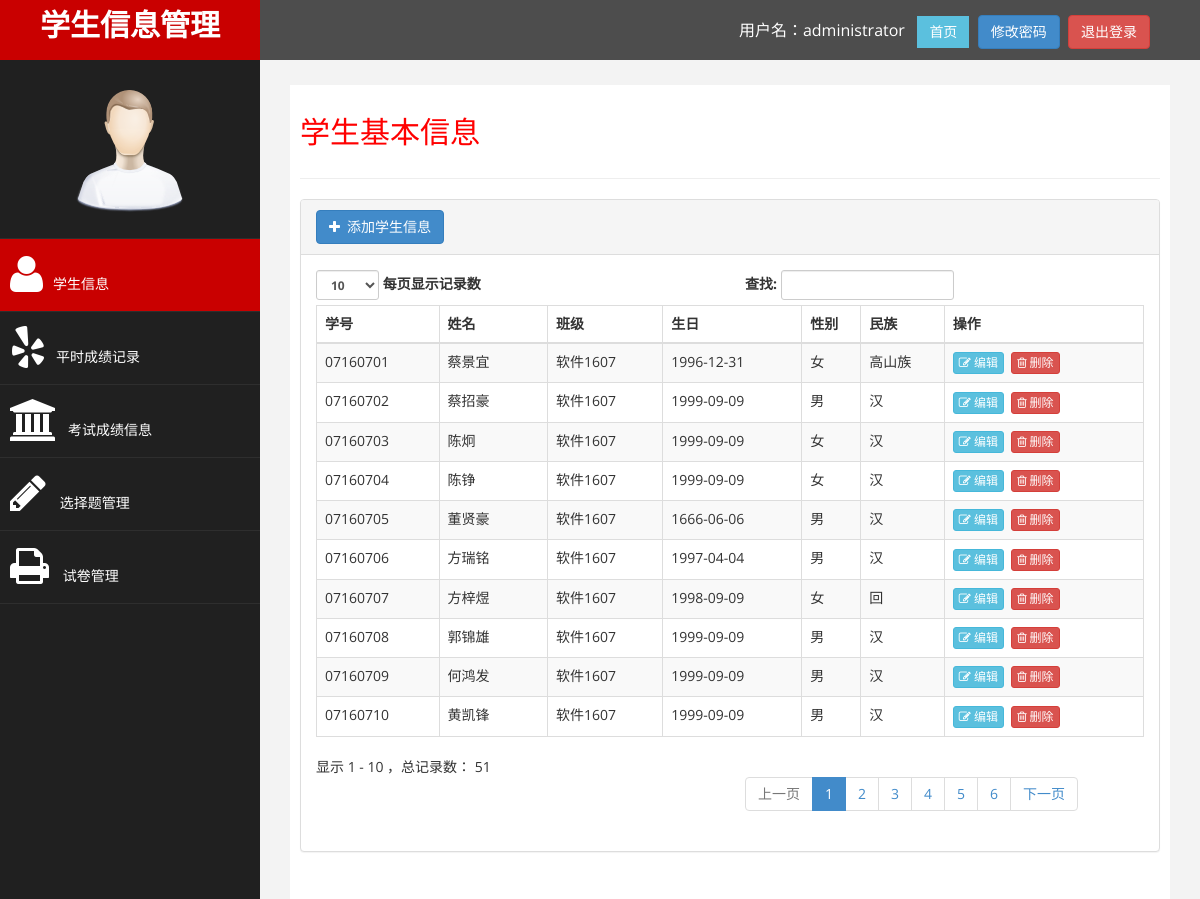
Screenshot of /admin/index.php (signed in) with the database file from the repository.
### tables this page shows
CREATE TABLE IF NOT EXISTS `student` (
  `id` int(10) unsigned NOT NULL AUTO_INCREMENT,
  `studentId` varchar(8) NOT NULL,
  `name` varchar(20) NOT NULL,
  `className` varchar(20) NOT NULL,
  `birthday` date NOT NULL,
  `sex` char(1) NOT NULL DEFAULT '男',
  `nation` varchar(10) NOT NULL,
  `password` varchar(40) DEFAULT NULL COMMENT '密码',
  PRIMARY KEY (`id`),
  UNIQUE KEY `INDEX_STUDENT_ID` (`studentId`)
);

### admin/index.php (the view, shortened to what this page needs)
<?php require_once 'base.php';?>
<?php
$query = "select * from student";
$result = mysql_query($query);
?>
<div id="page-wrapper">
	<div id="page-inner">
		<div class="row">
			<div class="col-md-12">
				<h2>学生基本信息</h2>
			</div>
		</div>
		<hr />
		<div class="row">
			<div class="col-md-12">
				<div class="panel panel-default">
					<div class="panel-heading"><a href='insert.php' class="btn btn-primary"><li class='fa fa-plus'>&nbsp;&nbsp;添加学生信息</li></a></div>
					<div class="panel-body">
						<div class="table-responsive">
							<table class="table table-striped table-bordered table-hover"
								id="dataTables-example">
								<thead>
									<tr>
										<th>学号</th>
										<th>姓名</th>
										<th>班级</th>
										<th>生日</th>
										<th>性别</th>
										<th>民族</th>
										<th>操作</th>
									</tr>
								</thead>
								<tbody>
                        		<?php
                        $line = 0;
                        while ($row = mysql_fetch_array($result)) {
                            $line ++;
                            $linecolor = $line % 2 == 0 ? 'odd gradeX' : 'even gradeC';
                            echo "<tr class='$linecolor'>";
                            echo "<td>" . $row['studentId'] . "</td>";
                            echo "<td>" . $row['name'] . "</td>";
                            echo "<td>" . $row['className'] . "</td>";
                            echo "<td>" . $row['birthday'] . "</td>";
                            echo "<td>" . $row['sex'] . "</td>";
                            echo "<td>" . $row['nation'] . "</td>";
                            echo "<td><a href='edit.php?id=" . $row['id'] . "' class='btn btn-info btn-xs'><i class='fa fa-edit'>&nbsp;编辑</i></a>&nbsp;&nbsp;<a href='delete.php?id=" . $row['id'] . "' class='btn btn-danger btn-xs'><i class='fa fa-trash-o'>&nbsp;删除</i></a></td>";
                            echo "</tr>";
                        }
                        ?>
								</tbody>
							</table>
						</div>
					</div>
				</div>
			</div>
		</div>
	</div>
</div>
</div>
</body>
</html>

### admin/base.php (shortened to what this page needs)
<?php
$userName = $_SESSION ['userName'];
$url = $_SERVER['PHP_SELF'];
$start = strrpos($url,'/');
$end = strrpos($url,'.');
$menuName = substr($url,$start+1,$end-$start-1);
?>
<!DOCTYPE html>
<html xmlns="http://www.w3.org/1999/xhtml">
<head>
<link href="../assets/css/bootstrap.css" rel="stylesheet" />
<link href="../assets/css/font-awesome.css" rel="stylesheet" />
<link href="../assets/css/custom.css" rel="stylesheet" />
    </head>
    <body>
    <div id="wrapper">
    <nav class="navbar navbar-default navbar-cls-top " role="navigation"
        style="margin-bottom: 0">
        <div class="navbar-header">
            <a class="navbar-brand" href="index.html">学生信息管理</a>
            </div>
            <div
            style="color: white; padding: 15px 50px 5px 50px; float: right; font-size: 16px;">
            用户名：<?=$userName?>&nbsp;&nbsp;&nbsp;<a href="/huangkaifeng/index.php"
					class="btn btn-info square-btn-adjust">首页</a>&nbsp;&nbsp;<a href='newpassword.php' class="btn btn-primary">修改密码</a>&nbsp;&nbsp;<a href="loginout.php"
					class="btn btn-danger">退出登录</a>
			</div>
		</nav>
		<nav class="navbar-default navbar-side" role="navigation">
			<div class="sidebar-collapse">
				<ul class="nav" id="main-menu">
					<li class="text-center"><img src="/huangkaifeng/assets/img/find_user.png"
						class="user-image img-responsive" /></li>
					<li><a <?="index"==$menuName?"class='active-menu'":""?> href="index.php"><i
							class="fa   fa-user fa-3x"></i>学生信息</a></li>
							<li><a <?="classscore"==$menuName?"class='active-menu'":""?> href="classscore.php"><i
							class="fa fa-yelp fa-3x"></i>平时成绩记录</a></li>
							<li><a <?="score"==$menuName?"class='active-menu'":""?> href="score.php"><i
							class="fa fa-university fa-3x"></i>考试成绩信息</a></li>
					<li><a <?="question"==$menuName?"class='active-menu'":""?> href="question.php"><i
							class="fa fa-pencil fa-3x"></i> 选择题管理</a></li>
							<li><a <?="paper"==$menuName?"class='active-menu'":""?> href="paper.php"><i
							class="fa fa-print fa-3x"></i> 试卷管理</a></li>
				</ul>
			</div>
		</nav>

### assets/css/custom.css (style rules this page uses)
body { font-family: 'Open Sans', sans-serif; }
#wrapper { width: 100%; background:#202020; }
#page-wrapper { padding: 15px 15px; min-height: 600px; background:#F3F3F3; }
#page-inner { width:100%; margin:10px 20px 10px 0px; background-color:#fff!important; padding:10px; min-height:1200px; }
.text-center { text-align:center; }
h2 { color: #f00; }
.square-btn-adjust { border: 0px solid transparent; -webkit-border-radius: 0px; -moz-border-radius: 0px; border-radius: 0px; }
.user-image { margin: 25px auto; -webkit-border-radius: 10px; -moz-border-radius: 10px; border-radius: 10px; max-height:170px; max-width:170px; }
.navbar-cls-top .navbar-brand { color: #fff; background: #C90000; width: 260px; text-align: center; height: 60px; font-size: 30px; font-weight: 700; }
.active-menu { background-color:#C90000!important; }
.sidebar-collapse , .sidebar-collapse .nav { background:none; }
.sidebar-collapse .nav { padding:0; }
.sidebar-collapse .nav > li > a { color:#fff; background:#202020; text-shadow:none; }
.sidebar-collapse > .nav > li > a { padding:15px 10px; }
.sidebar-collapse > .nav > li { border-bottom: 1px solid rgba(107, 108, 109, 0.19); }
.navbar-side { border:none; background-color: #202020; }
.navbar-cls-top { background:#4D4D4D; border-bottom:none; }
.navbar-default { border:0px solid black; }
.navbar-header { background: #A70303; }
.nav > li > a > i { margin-right:10px; }
@media (min-width:768px) { #page-wrapper { margin: 0 0 0 260px; padding: 15px 30px; min-height: 1200px; } }
@media (min-width:768px) { .navbar-side { z-index: 1; position: absolute; width: 260px; } }
@media (min-width:768px) { .navbar { border-radius: 0px; } }

### rows the page displays
student: studentId "07160701", name "蔡景宜", className "软件1607", birthday "1996-12-31", sex "女", nation "高山族"
student: studentId "07160708", name "郭锦雄", className "软件1607", birthday "1999-09-09", sex "男", nation "汉"
student: studentId "07160707", name "方梓煜", className "软件1607", birthday "1998-09-09", sex "女", nation "回"
student: studentId "07160706", name "方瑞铭", className "软件1607", birthday "1997-04-04", sex "男", nation "汉"
student: studentId "07160705", name "董贤豪", className "软件1607", birthday "1666-06-06", sex "男", nation "汉"
student: studentId "07160704", name "陈铮", className "软件1607", birthday "1999-09-09", sex "女", nation "汉"
student: studentId "07160703", name "陈炯", className "软件1607", birthday "1999-09-09", sex "女", nation "汉"
student: studentId "07160702", name "蔡招豪", className "软件1607", birthday "1999-09-09", sex "男", nation "汉"
student: studentId "07160709", name "何鸿发", className "软件1607", birthday "1999-09-09", sex "男", nation "汉"
student: studentId "07160710", name "黄凯锋", className "软件1607", birthday "1999-09-09", sex "男", nation "汉"

### other values shown
$userName "administrator"
